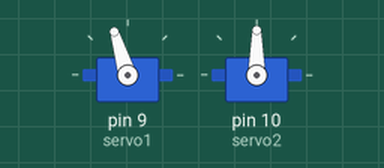
Recording of a sketch running on a simulated Arduino Uno, built with avr-gcc and run on an emulated ATmega328P. On the bench: 2 × servo.

Above: at 0.05 s.
At 4.0 s:
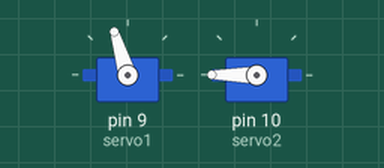
At 6.0 s:
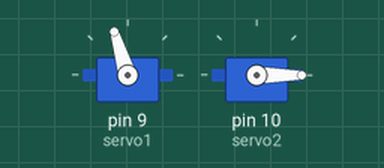
At 8.0 s:
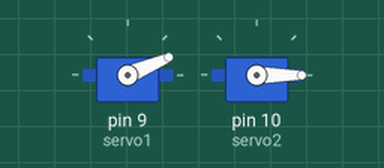
Timing chart, 0 to 10.4 s (numbered marks = the images above):
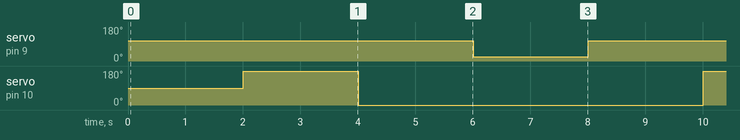

Measured:
- by itself, servo on pin 9 (servo1): alternates 107° for 6.0 s and 23° for 2.0 s
- by itself, servo on pin 10 (servo2): alternates 180° for 2.0 s and 0° for 6.0 s

The sketch:

servo_test.ino
```cpp
#include <Servo.h>


//Servo servo1;
Servo servo1;
Servo servo2;
//Servo myservo2;
//int pos = 0;
//int deg1 = 180;
//int deg2 = 250;

void setup() {
  //servo1.attach(6);
  servo1.attach(9);
  servo2.attach(10);
  //servo1.write(23);
}

void loop() {
  servo1.write(107);
  delay(2000);
  servo2.write(190);
  delay(2000);
  servo2.write(0);
  delay(2000);
  servo1.write(23);
  delay(2000);
}
```
